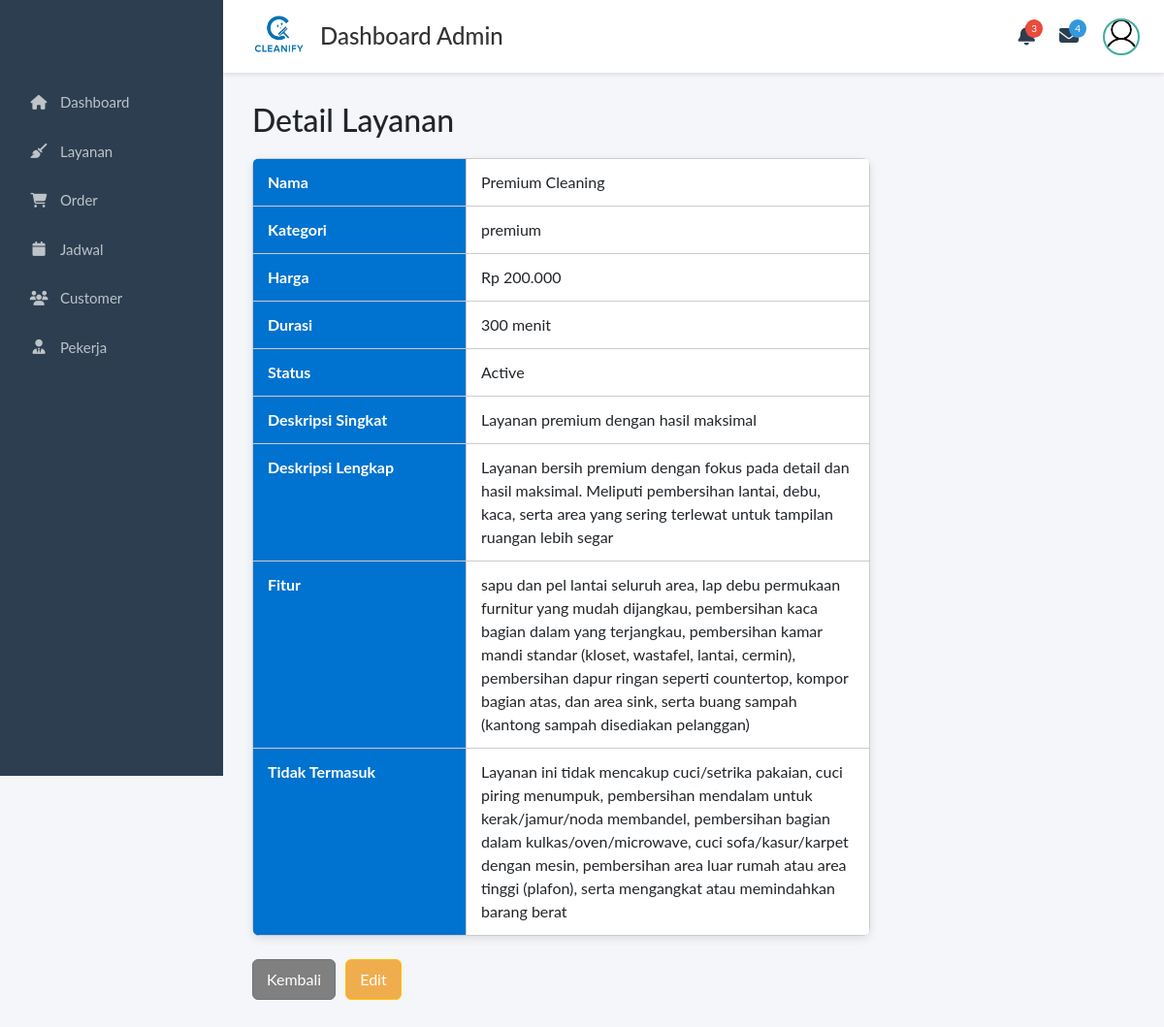
The page /Frontend/Admin/dashboard.php?page=layanan_detail&id=3 (signed in) on the database its author committed.
### tables this page shows
CREATE TABLE `services` (
  `id` bigint(20) UNSIGNED NOT NULL,
  `name` varchar(100) NOT NULL,
  `category` enum('regular','deep_clean','premium') NOT NULL,
  `price` decimal(10,2) NOT NULL,
  `duration_minutes` int(11) NOT NULL,
  `status` enum('active','inactive') DEFAULT 'active',
  `short_description` varchar(255) DEFAULT NULL,
  `full_description` mediumtext DEFAULT NULL,
  `features` mediumtext DEFAULT NULL,
  `not_included` mediumtext DEFAULT NULL,
  `created_at` timestamp NOT NULL DEFAULT current_timestamp(),
  `updated_at` timestamp NOT NULL DEFAULT current_timestamp() ON UPDATE current_timestamp()
);

### Frontend/Admin/layanan/detail.php (the view, shortened to what this page needs)
<?php
require __DIR__ . '/../../../Backend/db.php';
$dash = rtrim(dirname($_SERVER['SCRIPT_NAME']), '/') . '/dashboard.php';
$id = (int)$_GET['id'];
$stmt = $conn->prepare("
    SELECT name, category, price, duration_minutes, status,
           short_description, full_description, features, not_included
    FROM services
    WHERE id = ?
    LIMIT 1
");
$stmt->bind_param("i", $id);
$stmt->execute();
$result = $stmt->get_result();
$data = $result->fetch_assoc();
if (!function_exists('esc')) {
    function esc($val) {
        return htmlspecialchars((string)$val, ENT_QUOTES, 'UTF-8');
    }
}
?>
<h2>Detail Layanan</h2>
<table class="detail-table">
    <tr><th>Nama</th><td><?= esc($data['name'] ?? '') ?></td></tr>
    <tr><th>Kategori</th><td><?= esc($data['category'] ?? '') ?></td></tr>
    <tr><th>Harga</th><td>Rp <?= number_format((float)($data['price'] ?? 0), 0, ",", ".") ?></td></tr>
    <tr><th>Durasi</th><td><?= esc($data['duration_minutes'] ?? '') ?> menit</td></tr>
    <tr><th>Status</th><td><?= esc(ucfirst($data['status'] ?? '')) ?></td></tr>
    <tr><th>Deskripsi Singkat</th><td><?= esc($data['short_description'] ?? '') ?></td></tr>
    <tr><th>Deskripsi Lengkap</th><td><?= nl2br(esc($data['full_description'] ?? '')) ?></td></tr>
    <tr><th>Fitur</th><td><?= nl2br(esc($data['features'] ?? '')) ?></td></tr>
    <tr><th>Tidak Termasuk</th><td><?= nl2br(esc($data['not_included'] ?? '')) ?></td></tr>
</table>
<br>
<a href="<?= htmlspecialchars($dash) ?>?page=layanan" class="btn btn-secondary">Kembali</a>
<a href="<?= htmlspecialchars($dash) ?>?page=layanan_update&id=<?= $id ?>" class="btn btn-warning">Edit</a>

### Frontend/Admin/dashboard.php (style rules this page uses)
body { background: #f5f6fa; font-family: 'Lato', sans-serif; margin: 0; }

### Frontend/Admin/layanan/detail.php (style rules this page uses)
.detail-table { width: 70%; border-collapse: collapse; margin-top: 20px; background: #ffffff; border-radius: 8px; overflow: hidden; box-shadow: 0 3px 10px rgba(0,0,0,0.1); }
.detail-table th, .detail-table td { border: 1px solid #ccc; padding: 12px 15px; vertical-align: top; }
.detail-table th { width: 220px; background: #0072CF; color: white; font-weight: bold; }
.btn { padding: 8px 14px; border-radius: 6px; text-decoration: none; margin-right: 6px; display: inline-block; }
.btn-secondary { background: gray; color: white; }
.btn-warning { background: #f0ad4e; color: white; }

### rows shown on the page
services: name "Premium Cleaning", category "premium", price "200.000", duration_minutes "300", status "Active", short_description "Layanan premium dengan hasil maksimal", full_description "Layanan bersih premium dengan fokus pada detail dan hasil maksimal. Meliputi pembersihan lantai, debu, kaca, serta area yang sering terlewat untuk tampilan ruangan lebih segar", features "sapu dan pel lantai seluruh area, lap debu permukaan furnitur yang mudah dijangkau, pembersihan kaca bagian dalam yang terjangkau, pembersihan kamar mandi standar (kloset, wastafel, lantai, cermin), pembersihan dapur ringan seperti countertop, kompor bagian atas, dan area sink, serta buang sampah (kantong sampah disediakan pelanggan)", not_included "Layanan ini tidak mencakup cuci/setrika pakaian, cuci piring menumpuk, pembersihan mendalam untuk kerak/jamur/noda membandel, pembersihan bagian dalam kulkas/oven/microwave, cuci sofa/kasur/karpet dengan mesin, pembersihan area luar rumah atau area tinggi (plafon), serta mengangkat atau memindahkan barang berat"
